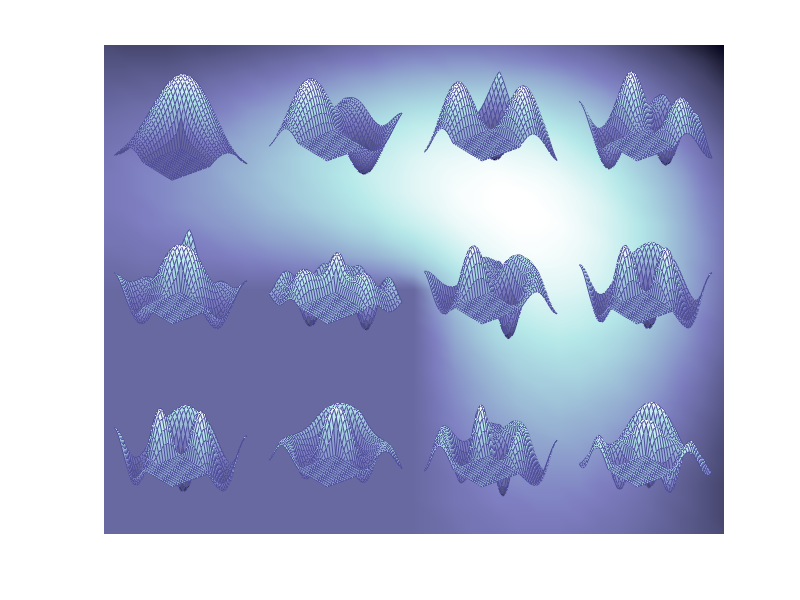

Recreate this plot in MATLAB.
%% Modes
% By Ned Gulley, 6-21-93.
%
% This is an example of the SURFL function being superimposed on top of a
% PCOLOR plot with interpolated shading. This image looks best if you make
% your figure window as large as possible.
%
% These are 12 eigenfunctions that arise when solving the wave equation for
% an L-shaped membrane. The first mode, in the upper left corner, shows up
% quite a lot in MATLAB demos: it is the company logo for The MathWorks,
% Inc.

% Copyright 1984-2004 The MathWorks, Inc.
% $Revision: 5.9.4.1 $  $Date: 2004/03/02 21:46:57 $

data = load('vibesdat');
pcolor(data.L1)
axis off
shading interp
colormap(fliplr(pink));
ax = get(gca,'Position');
for n = 1:12
    xPos = (rem(n-1,4)/4)*ax(3)+ax(1);
    yPos = ((2-floor((n-1)/4))/3)*ax(4)+ax(2);
    xLen = (1/4)*ax(3);
    yLen = (1/3)*ax(4);
    axes( ...
        'Units','normalized', ...
        'Position',[xPos yPos xLen yLen]);
    h = feval('surf',data.(['L' num2str(n)]));
    set(h,'EdgeColor',[0.3 0.3 0.6]);
    axis off
end
